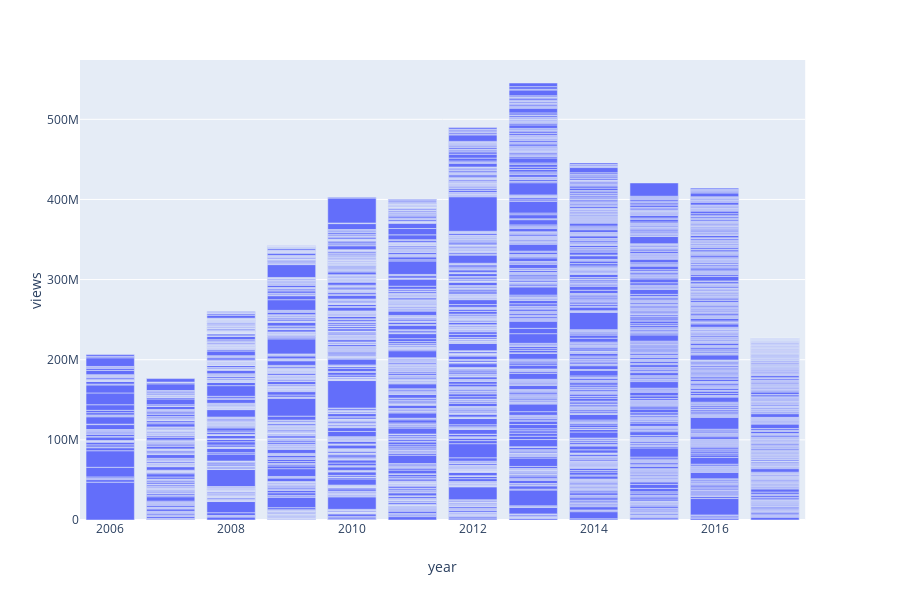

Write notebook code for a chart like this one.
### Code cell
import plotly.express as px
data = df
fig = px.bar(data, x='year', y='views')
fig.show()

### Figure 1 — Plotly figure (JSON) as saved in the notebook; plotly's stock layout.template omitted (floating-point values rounded to 4 significant figures; data arrays with more than 128 entries replaced by an {"elided": "..."} marker saying what was removed)
{"data": [{"alignmentgroup": "True", "hoverlabel": {"namelength": 0}, "hovertemplate": "year=%{x}<br>views=%{y}", "legendgroup": "", "marker": {"color": "#636efa"}, "name": "", "offsetgroup": "", "orientation": "v", "showlegend": false, "textposition": "auto", "type": "bar", "x": {"elided": "2550 str values"}, "xaxis": "x", "y": {"elided": "2550 int values"}, "yaxis": "y"}], "layout": {"barmode": "relative", "height": 600, "legend": {"tracegroupgap": 0}, "margin": {"t": 60}, "xaxis": {"anchor": "y", "domain": [0, 0.98], "title": {"text": "year"}}, "yaxis": {"anchor": "x", "domain": [0, 1], "title": {"text": "views"}}}}
